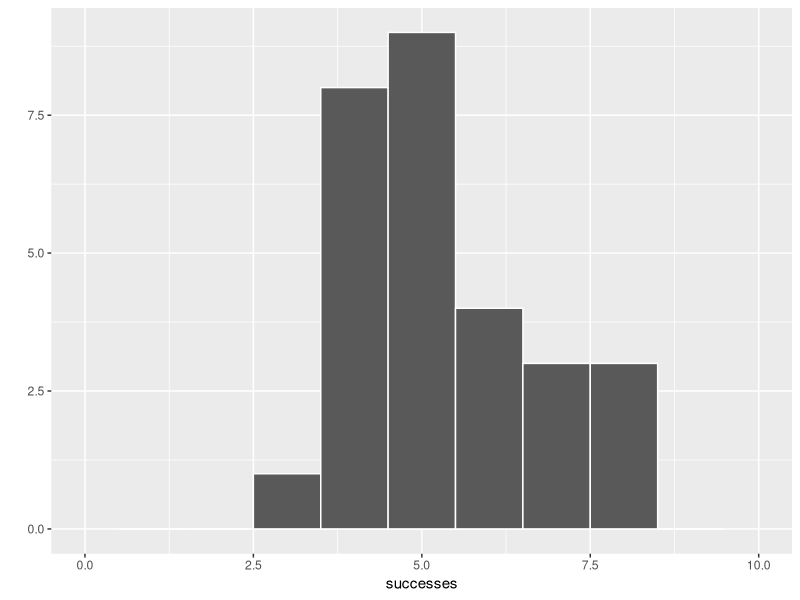
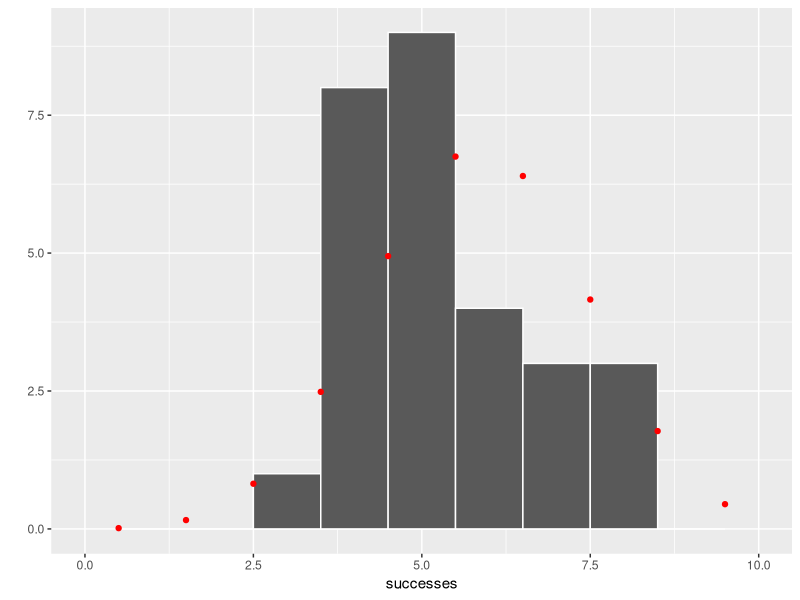
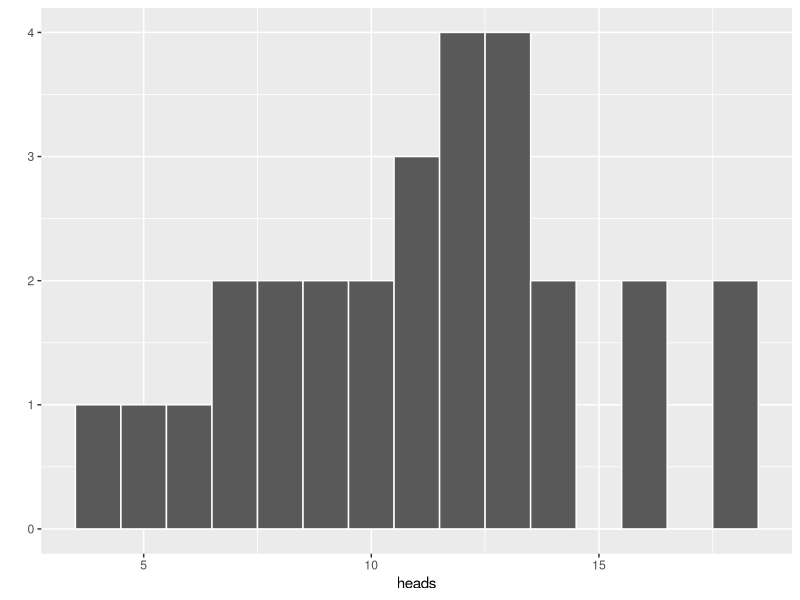
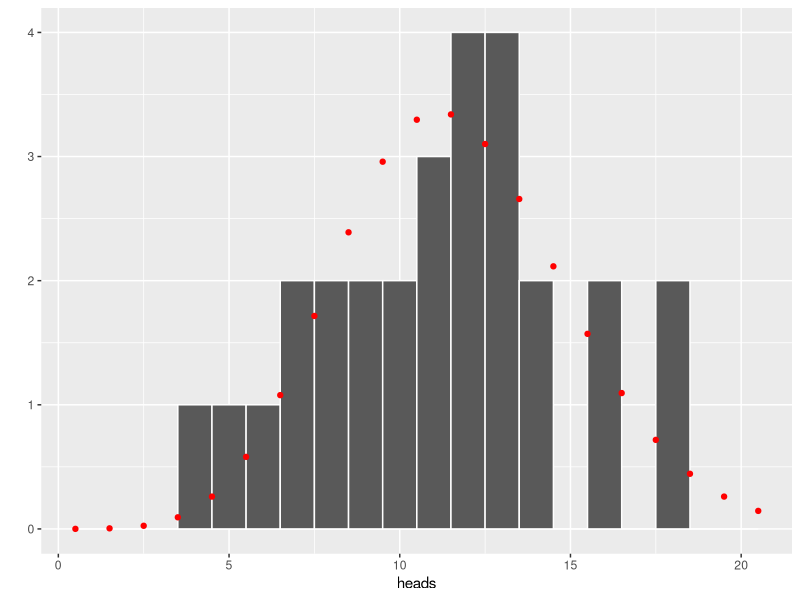

Write R code to recreate these figures, in order. (Note: this script raises an error after producing the figures.)
library(ggplot2)

nstudents <- 14 * 2 # 14 students, each doing things twice.

# Coin flip example 1: Number of success (=heads) out of 10 coin flips, for each person (=sample)
successes <- c(4, 4, 3, 8, 5, 6, 6, 7, 6, 5, 5, 4, 8, 4, 5, 4, 4, 5, 8, 6, 5, 5, 5, 7, 7, 4, 5, 4)  

# plot the results
c1 <- qplot(successes, xlim = c(0,10), binwidth = 1, color = I("white"))
c1

# what is the probability of getting a head?
(prob.successes <- sum(successes)/(10 * length(successes))  )

# what are the chances of getting 0, 1, 2, ... 10 successes given this probability?
pred.successes <- nstudents * dbinom(0:10, size = 10, prob = prob.successes)

c1 + geom_point(aes(x = 0:10 + 0.5, y = pred.successes), col = "red")




# Coin flip example 2: Number of successes (=heads) in 1 minute, for each person (=sample)
heads <- c(5, 14, 13, 9, 14, 6, 8, 12, 7, 13, 4, 10, 7, 12, 8, 16, 13, 11, 18, 12, 16, 11, 18, 12, 13, 11, 9, 10)

#plot the results
c2 <- qplot(heads, binwidth = 1, color = I("white")) 
c2

# rate will be the rate of flipping times the probability of getting a heads
rate.heads <- sum(heads)/28

# What are the chances of getting 0, 1, 2, ... 20 heads given this rate?
pred.heads <- nstudents * dpois(0:20, lambda = rate.heads)

c2 + geom_point(aes(x = 0:20 + 0.5, y = pred.heads), col = "red")



# Back to the original coin-flipping example. What if we want to be sure that our coin is fair (i.e., p = 0.5)? What is the probability that p = 0.5 (or any other value) if we see a heads and b tails?

# In the first trial we had
successes[1]
# heads and 
10 - successes[1]
# tails

qplot(c(0,1), stat = "function", fun = dbeta, geom = "line", args = list(shape1 = (successes[1]-1), shape2 = (10 - successes[1] -1) ))

# if we add more data (e.g., the first twenty coin flipes in "successes" ) we should get close to the truth, and more confidence, and so on

a <- cumsum(successes)
b <- cumsum( 10 - successes)

for(i in 1:nstudents) {
	p <- qplot(c(0,1), stat = "function", fun = dbeta, geom = "line", 
				args = list(shape1 = a[i]-1, shape2 = b[i]-1 ))
	print(p)
}
# Hit the back button to see each graph in order


# rice on the ground example as measured in quadrats
rice <- c(0, 0, 1, 0, 0, 0, 7, 1, 1, 0, 4, 3, 5, 2, 1, 2, 3, 0, 1, 0, 1, 1, 3, 0)

r1 <- qplot(rice, binwidth = 1, color = I("white"))
r1
# what is the rate of rice per quadrat?
rate.rice <- mean(rice)
rate.rice # = lambda
var(rice)

var(rice)/mean(rice) # should be close to 1, but with small data set, maybe not

# What are the chances of getting 0, 1, 2, ... rice grains in a plot?
# That is, what is the expected distribution of rice per quadrat?
pred.rice <- nstudents * dpois(0:10, lambda = rate.rice)

r1 + geom_point(aes(x = 0:10 + 0.5, y = pred.rice), col = "red")


# What if we were to go back and count the number of rice stems after a while? 
# We wouldn't expect them all to have the same number of stems, right? Some would have many, some few...
# like this
qplot(c(0,10), stat = "function", fun = dgamma, args = list(shape = 1, scale = 2), n = 11)

# create a vector for the number of stems
stems <- numeric()

# cycle through each plot or quadrat
for(i in 1:length(rice)){
	# each rice grain in the quadrat has a number of stems coming from a gamma
	# sum them up to get the number of stems in the plot
	stems <- c(stems, sum(round( rgamma(rice[i], shape = 1, scale = 2) ))  )
}

r2 <- qplot(stems, binwidth = 1, color = I("white"))
r2

# what is the mean of stems? Should be approx: shape*scale
mu.stems <- mean(stems)
mu.stems

# What is the predicted distribution of the number of stems per quadrant?
pred.stems <- nstudents * dnbinom(0:max(stems), mu = mu.stems, size = 1)

r2 + geom_point(aes(x = 0:max(stems) + 0.5, y = pred.stems), col = "red")




